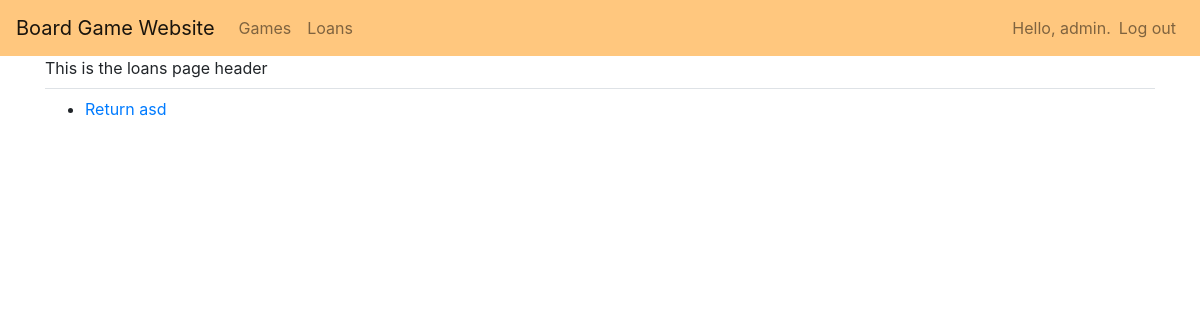
The app's page /loans/ (signed in), older data.
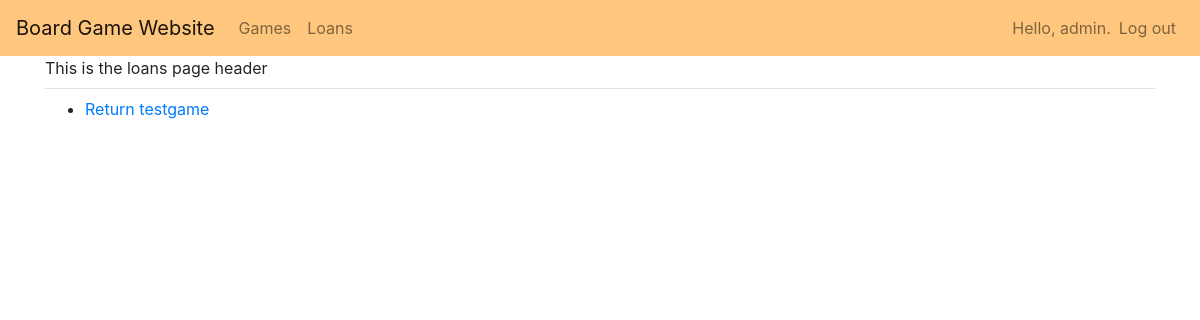
The same page, newer data.
### board_games/models.py (models this page shows)
class BoardGame(models.Model):
    game = models.CharField(max_length=100)
    genre = models.CharField(max_length=200)
    year_published = models.IntegerField()
    owner = models.ForeignKey(User, on_delete=models.CASCADE)
    loaned = models.BooleanField(null=True)
    def __str__(self):
        return self.game

### board_games/views.py (the view)
# urls.py: path("loans/", views.loans, name="loans"),
def loans(request):
    games = BoardGame.objects.filter(loaned=True)
    context = {"games": games}
    return render(request, "board_games/loans.html", context)

### board_games/templates/board_games/loans.html (shortened to what this page needs)
{% extends 'board_games/base.html' %}
{% block page_header %}
This is the loans page header
{% endblock page_header %}
{% block content %}
<ul>
    {% for game in games %}
    <li>
        <a href={% url 'board_games:return_game' game.id %}>Return {{game}}</a>
    </li>
    {% empty %}
    <li>No loans</li>
    {% endfor %}
</ul>
{% endblock content %}

Row changes from the older to the newer data that the page shows:
no longer on this page (row edited): BoardGame: game "asd"
now on this page (row edited): BoardGame: game "testgame"
